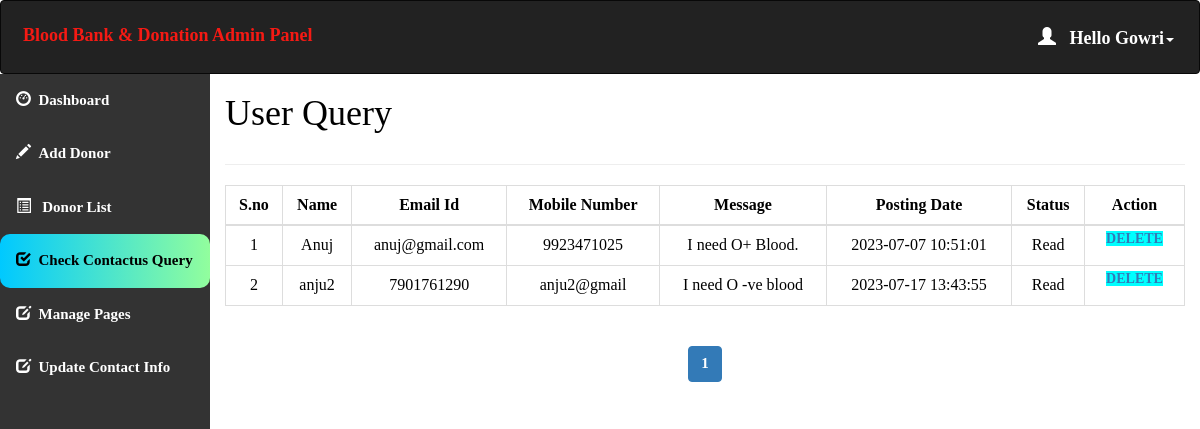
/admin/query.php (signed in), run on the app's committed database.
### tables this page shows
CREATE TABLE `users` (
  `uid` int(10) NOT NULL,
  `uname` varchar(20) DEFAULT NULL,
  `type` varchar(20) NOT NULL,
  `email` varchar(30) NOT NULL,
  `upass` varchar(20) DEFAULT NULL
);

CREATE TABLE `contact_query` (
  `query_id` int(11) NOT NULL,
  `query_name` varchar(100) NOT NULL,
  `query_mail` varchar(120) NOT NULL,
  `query_number` char(11) NOT NULL,
  `query_message` longtext NOT NULL,
  `query_date` timestamp NOT NULL DEFAULT current_timestamp() ON UPDATE current_timestamp(),
  `query_status` int(11) DEFAULT NULL
);

### admin/query.php (the view, shortened to what this page needs)
<html>
<head>
  <link rel="stylesheet" href="https://maxcdn.bootstrapcdn.com/bootstrap/3.4.1/css/bootstrap.min.css">
</head>
<?php
include 'conn.php';
  if (isset($_SESSION['loggedin']) && $_SESSION['loggedin'] == true) {
  ?>
<body style="color:black">
<div id="header">
<?php include 'header.php';
?>
</div>
<div id="sidebar">
<?php $active="query"; include 'sidebar.php'; ?>
</div>
<div id="content" >
  <div class="content-wrapper">
    <div class="container-fluid">
      <div class="row">
        <div class="col-md-12 lg-12 sm-12">
          <h1 class="page-title">User Query</h1>
        </div>
      </div>
      <hr>
      <?php
        include 'conn.php';
          $limit = 10;
          if(isset($_GET['page'])){
            $page = $_GET['page'];
          }else{
            $page = 1;
          }
          $offset = ($page - 1) * $limit;
          $count=$offset+1;
        $sql= "select * from contact_query LIMIT {$offset},{$limit}";
        $result=mysqli_query($conn,$sql);
        if(mysqli_num_rows($result)>0)   {
       ?>
       <div class="table-responsive">
      <table class="table table-bordered" style="text-align:center">
          <thead style="text-align:center">
          <th style="text-align:center">S.no</th>
          <th style="text-align:center">Name</th>
          <th style="text-align:center">Email Id</th>
          <th style="text-align:center">Mobile Number</th>
          <th style="text-align:center">Message</th>
          <th style="text-align:center">Posting Date</th>
          <th style="text-align:center">Status</th>
          <th style="text-align:center">Action</th>
          </thead>
          <tbody>
            <?php
            while($row = mysqli_fetch_assoc($result)) { ?>
          <tr>
                  <td><?php echo $count++; ?></td>
                  <td><?php echo $row['query_name']; ?></td>
                  <td><?php echo $row['query_mail']; ?></td>
                  <td><?php echo $row['query_number']; ?></td>
                  <td><?php echo $row['query_message']; ?></td>
                  <td><?php echo $row['query_date']; ?></td>
                  <?php if($row['query_status']==1)
{
?><td>Read<br></td>
<?php } else {?>
<td><a href="query.php?id=<?php echo $row['query_id'];?>" onclick="clickme()"><b id="demo">Pending</b></a><br>
</td>
<?php } ?>
                    <td id="he" style="width:100px">
                    <a style="background-color:aqua" href='delete_query.php?id=<?php echo $row['query_id']; ?>'> Delete </a>
                </td>
              </tr>
            <?php } ?>
          </tbody>
      </table>
    </div>
    <?php } ?>
    <div class="table-responsive"style="text-align:center;align:center">
        <?php
        $sql1 = "SELECT * FROM contact_query";
        $result1 = mysqli_query($conn, $sql1) or die("Query Failed.");
        if(mysqli_num_rows($result1) > 0){
          $total_records = mysqli_num_rows($result1);
          $total_page = ceil($total_records / $limit);
          echo '<ul class="pagination admin-pagination">';
          for($i = 1; $i <= $total_page; $i++){
            if($i == $page){
              $active = "active";
            }else{
              $active = "";
            }
            echo '<li class="'.$active.'"><a href="query.php?page='.$i.'">'.$i.'</a></li>';
          }
          echo '</ul>';
        }
        ?>
        </div>
      </div>
    </div>
   <?php }
    ?>
</body>
</html>

### admin/header.php (shortened to what this page needs)
<!DOCTYPE html>
<html>
<head>
  <link rel="stylesheet" href="https://maxcdn.bootstrapcdn.com/bootstrap/3.4.1/css/bootstrap.min.css">
</head>
<body>
<nav class="navbar navbar-inverse">
  <div class="container-fluid">
    <div class="navbar-header">
      <a class="navbar-brand" id="qq" href="dashboard.php" style="color:#F51A14;">Blood Bank & Donation Admin Panel</a>
    </div>
    <ul class="nav navbar-nav navbar-right">
      <li class="dropdown"><a class="dropdown-toggle" id="qw" data-toggle="dropdown" href="#" style="font-weight:bold;color:white "> <span class="glyphicon glyphicon-user"></span>&nbsp&nbsp
        <?php
        include 'conn.php';
        $username=$_SESSION['username'];
        $sql="select * from users where uname='$username'";
        $result=mysqli_query($conn,$sql) or die("query failed.");
        $row=mysqli_fetch_assoc($result);
        echo "Hello ".$row['uname'];
       ?><span class="caret"></span></a>
    </li>
    </ul>
  </div>
</nav>
</body></html>

### admin/query.php (style rules this page uses)
#sidebar { position:relative;margin-top:-20px }
#content { position:relative;margin-left:210px }
#he { font-size: 14px; font-weight: 600; text-transform: uppercase; padding: 3px 7px; color: #fff; text-decoration: none; border-radius: 3px; align:center }

### admin/header.php (style rules this page uses)
.navbar { background-color: #333333 ; padding: 10px 10px; color:#FF0404 ; }
.navbar a { float: left; color: white; text-align: center; padding: 12px; text-decoration: none; font-size: 18px; line-height: 25px; }
.navbar-brand { font-size: 25px; font-weight: bold; }
.navbar a { float: none; display: block; text-align: left; }
.navbar-right { float: none; }

### admin/sidebar.php (style rules this page uses)
body { margin: 0; font-family: 'Averia Gruesa Libre'; font-size: 15px; color: #F8F9F9; }

### data on the page
users: uname "Gowri"
contact_query: query_name "Anuj", query_mail "anuj@gmail.com", query_number "9923471025", query_message "I need O+ Blood.", query_date "2023-07-07 10:51:01", query_status "Read"
contact_query: query_name "anju2", query_mail "7901761290", query_number "anju2@gmail", query_message "I need O -ve blood", query_date "2023-07-17 13:43:55", query_status "Read"
